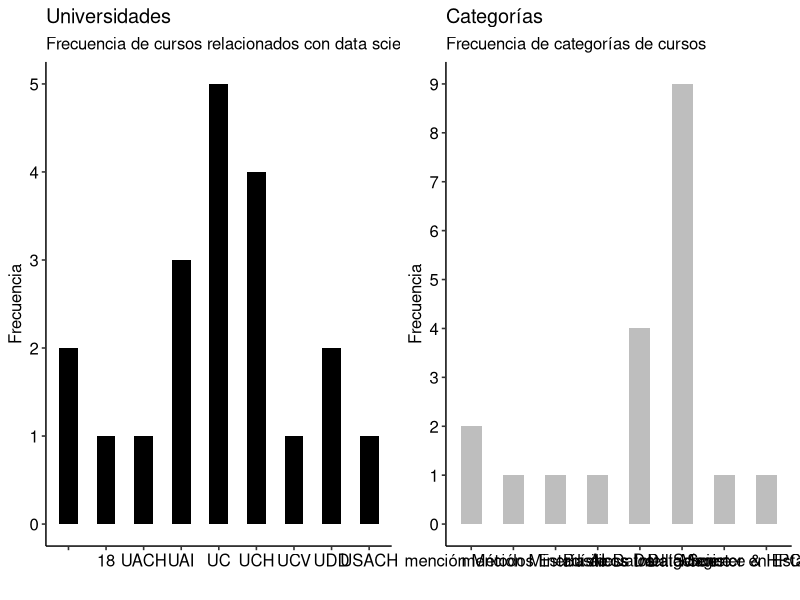

Write the R code that produced this figure.
## ---- chunk 1
knitr::opts_chunk$set(echo = TRUE)
## ---- chunk 2
library(readr)
library(knitr)
data <- read.csv("data.csv")
kable(data)
## ---- chunk 3
library(ggplot2)
library(gridExtra)
library(ggpubr)

theme_set(theme_pubr())

freqtable1 <- table(data$university)
df1 <- as.data.frame.table(freqtable1)

g1 <- ggplot(df1, aes(Var1, Freq))
g1 <- g1 + geom_bar(stat="identity", width = 0.5, fill="black") + 
  labs(title="Universidades", 
       subtitle="Frecuencia de cursos relacionados con data science",
       x="",
       y="Frecuencia") + scale_y_continuous(breaks = seq(0, max(df1$Freq), 1))

freqtable2 <- table(data$category)
df2 <- as.data.frame.table(freqtable2)

g2 <- ggplot(df2, aes(Var1, Freq))
g2 <- g2 + geom_bar(stat="identity", width = 0.5, fill="grey") + 
  labs(title="Categorías", 
       subtitle="Frecuencia de categorías de cursos",
       x="",
       y="Frecuencia") + scale_y_continuous(breaks = seq(0, max(df2$Freq), 1))

grid.arrange(g1,g2, ncol=2)

